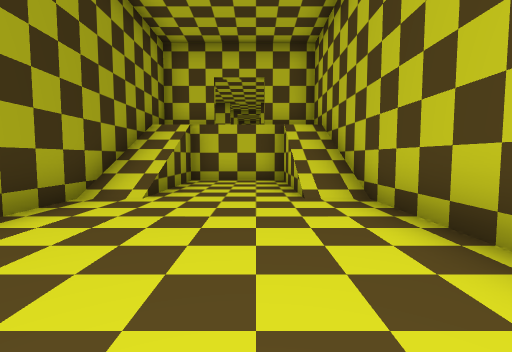
view 1 (above)

16 first-person views from a walk through a level from a Godot 3-D game. The camera is 1.3 m above the floor, tilts 4° down and sees 85° across. The floor is counted in squares, 2 m on a side. Each view is taken from the middle of a square. On the plan, view 1 faces up. The plan holds only what a view shows up to about 9 squares ahead; the rest is blank. The place goes on beyond the plan.

view 2
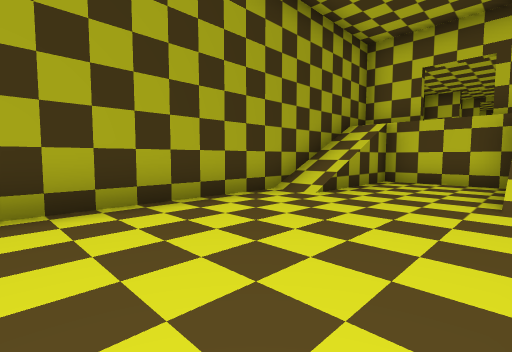

view 3
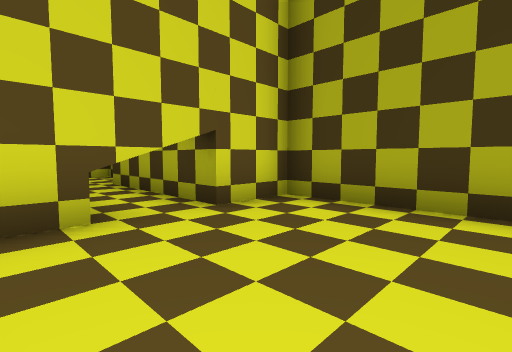

view 4
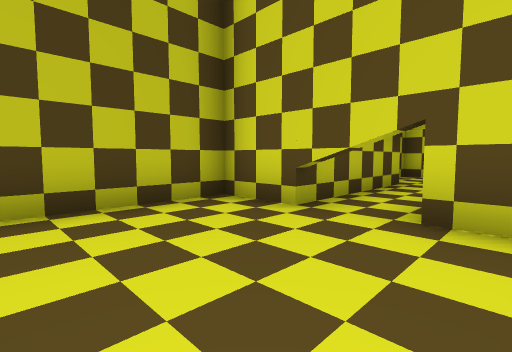

view 5
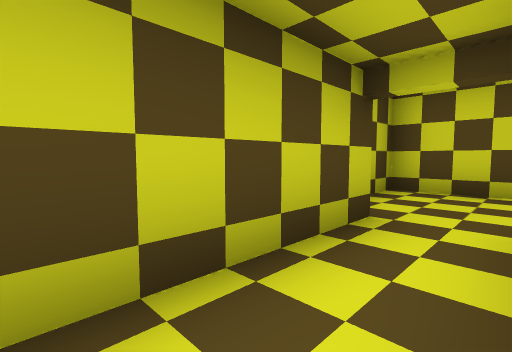

view 6
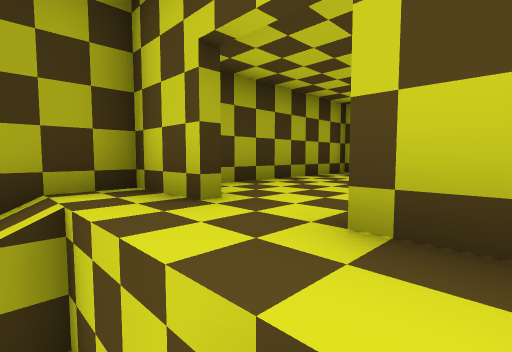

view 7
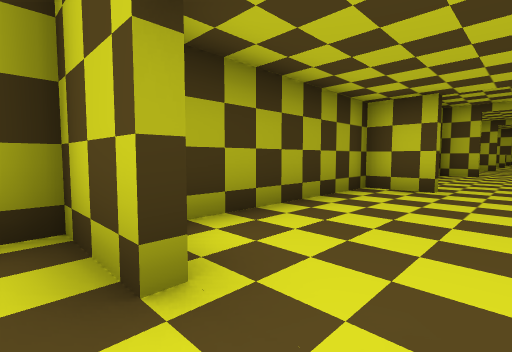

view 8
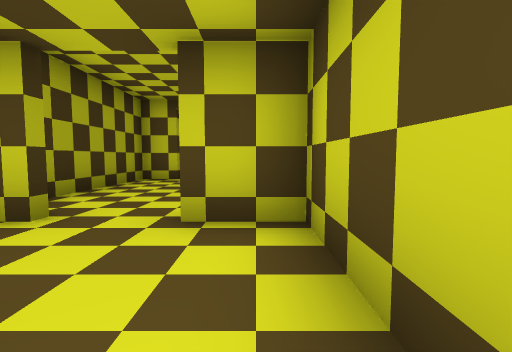

view 9
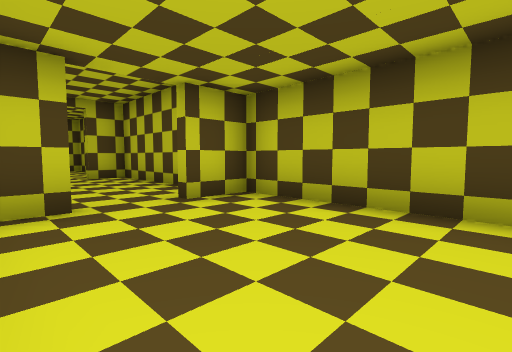

view 10
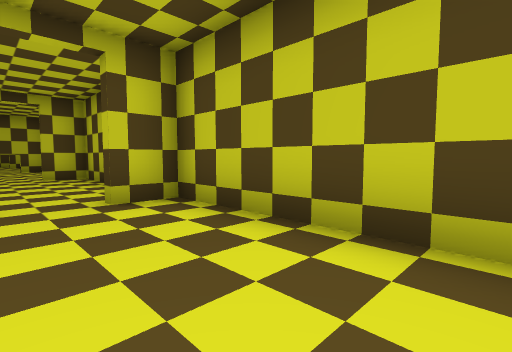

view 11
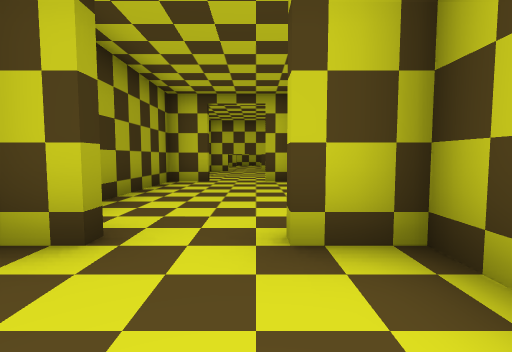

view 12
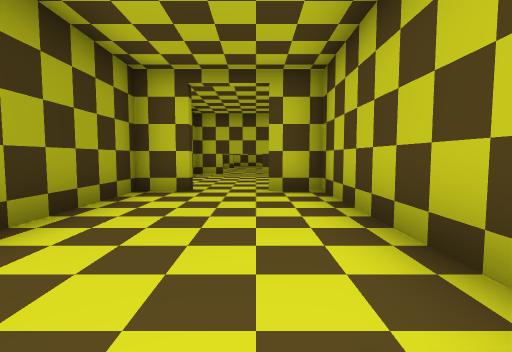

view 13
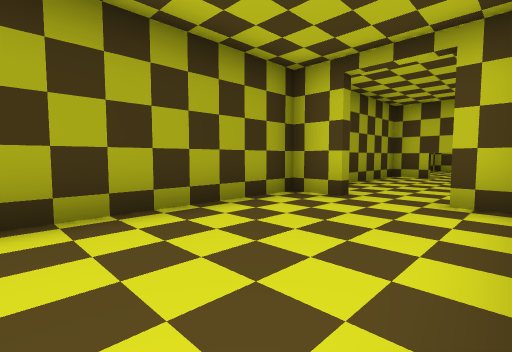

view 14
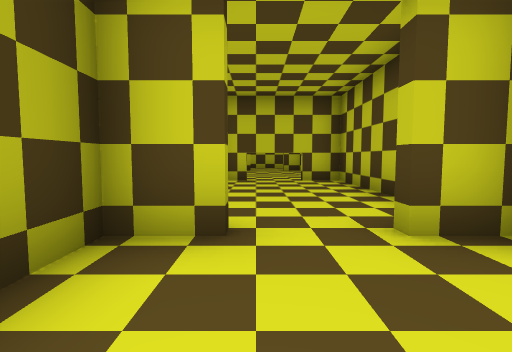

view 15
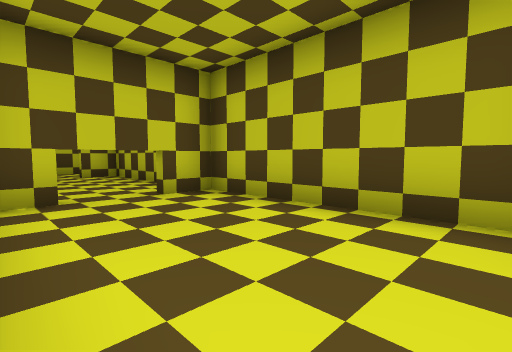

view 16
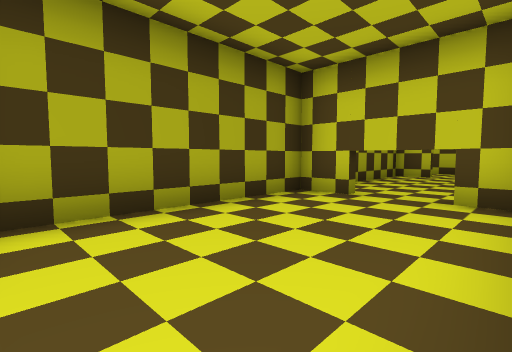

### Floor plan
Key: @ floor where view 1 was taken; # wall or solid block; . main floor; - floor 3 m lower than the main floor; / step, stairs or slope.
Columns run from 3 left of view 1 to 2 right of it. Each row starts with its distance up from view 1.
 30 ######
 29 #....#
 28 #....#
 27 #....#
 26 #....#
 25 #....#
 24 ##..##
 23 #....#
 22 #....#
 21 #....#
 20 #....#
 19 ##..##
 18 #....#
 17 #....#
 16 #....#
 15 #....#
 14 ##..##
 13 #....#
 12 #....#
 11 #....#
 10 #....#
  9 ##..##
  8 #....#
  7 #/--/#
  6 #/--/#
  5 #/--/#
  4 #----#
  3 #----#
  2 #----#
  1 #----#
  0 #--@-#
 -1 ##-###
 -2  #--#
 -3  #--#
 -4  #--#
 -5  #--#
 -6   --#
 -7   --#
 -8  ####

Where each view was taken, in squares from view 1:
view 1: 0 up, 0 right, facing up
view 2: 0 up, 1 right, facing up-left
view 3: 2 up, 1 right, facing down-left
view 4: 2 up, 2 left, facing down-right
view 5: 2 down, 1 left, facing down-right
view 6: 7 up, 1 right, facing up-left
view 7: 8 up, 0 right, facing up-left
view 8: 11 up, 1 right, facing up
view 9: 10 up, 2 left, facing up-right
view 10: 15 up, 1 left, facing up-right
view 11: 17 up, 0 right, facing up
view 12: 19 up, 0 right, facing up
view 13: 20 up, 1 right, facing up-left
view 14: 22 up, 1 left, facing up
view 15: 25 up, 2 left, facing up-right
view 16: 25 up, 1 right, facing up-left
